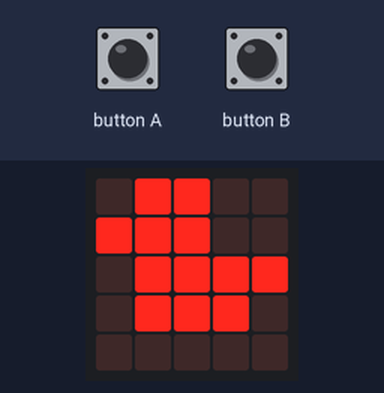
This program was run on a simulated BBC micro:bit running MicroPython. Shown: the board's 5×5 LED display. Inputs (shaded band) come from the test bench. Random numbers come from a fixed seed; the 48×5 strip is a reading aid, not a part: it shows the text the display is scrolling, unrolled, one strip-width of it at a time.

Above: at 1.2 s.
1.3 s: button A pressed for 0.15 s
At 1.9 s:
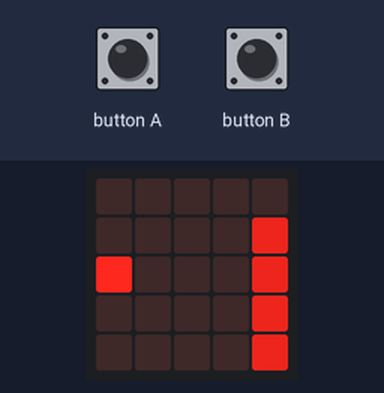
2.0 s: button B pressed for 0.15 s
At 2.6 s:
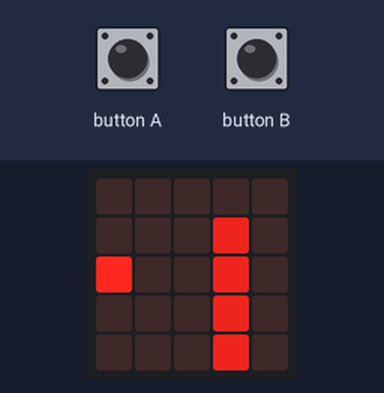
2.7 s: button A pressed for 1 s
At 3.44 s:
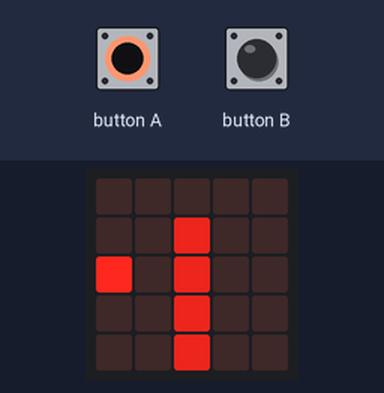
6.3 s: button B pressed for 1 s
At 10.0 s:
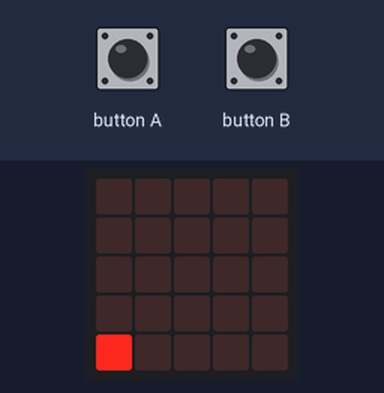
10.3 s: button A driven LOW and button B driven LOW
At 11.4 s:
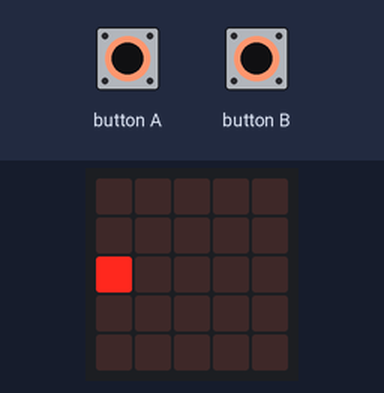
13.3 s: button A pressed 5 times (0.12 s each, 0.3 s apart)
At 14.0 s:
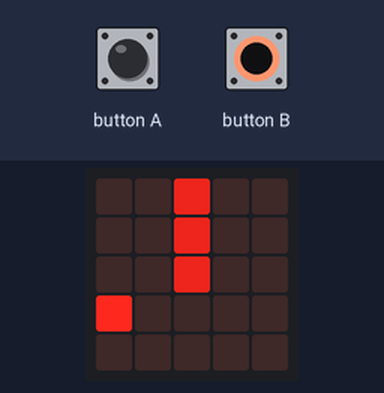
Timing chart, 0 to 16.3 s (numbered marks = the images above; inputs shaded):
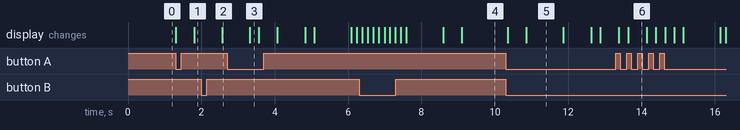

Measured:
- after the input at 1.3 s, the display: first changes at once (image 1 shows a later state)
- what the display in image 5 shows lasts 1.0 s, from 10.9 s to 11.9 s

The program:

flappy.py
```python
from microbit import *
import random

Y_ACCELERATION = -0.3
Y_GRAVITY = 0.1
LEVEL_INCREMENT = 50

def wait_for_button():
    while not (button_a.was_pressed() or button_b.was_pressed()):
        sleep(1)


class Game:

    def reset(self):
        self.y = 2  # x is always 0 (far left)
        self.yf = 2.0
        self.y_velocity = 0

        # Initial values, player at middle-bottom of screen.
        self.map = [
            # The visible map, we add features to the top, scroll it down
            # line by line each tick. Map is transposed when displayed.
            [0, 0, 0, 0, 0],
            [0, 0, 0, 0, 0],
            [0, 0, 0, 0, 0],
            [0, 0, 0, 0, 0],
            [0, 0, 0, 0, 0],
        ]

        self.score = 0

        self.tick = 0
        self.difficulty = 10  # Reverse. decrease to increase diff.
        self.speed = 3

    def handle_input(self):
        self.tick +=1
        if button_a.was_pressed() or button_b.was_pressed():
            self.y_velocity += Y_ACCELERATION

    def update_position(self):
        self.yf += self.y_velocity
        self.y_velocity += Y_GRAVITY

        if self.yf < 0:
            self.yf = 0
            self.y_velocity = 0

        elif self.yf > 4:
            self.yf = 4
            self.y_velocity = 0

        self.y = int(self.yf)

    def maybe_add_bar(self):
        if self.tick % self.speed:
            return

        self.map = self.map[1:]
        self.score += 1

        if len(self.map) > 5:
            return

        if random.randint(0, 1):
            self.map.append([0, 0, 0, 0, 0])

        else:
            # Add bar.
            bar_length = random.randint(0, 4)
            bar = [1] * bar_length
            zeros = [0] * (5 - bar_length)
            if random.randint(0, 1):
                line = bar + zeros

            else:
                line = zeros + bar

            self.map.append(line)
            self.map.append([0, 0, 0, 0, 0])
            self.map.append([0, 0, 0, 0, 0])

    def levelup(self):
        if self.tick % LEVEL_INCREMENT == 0:
            self.difficulty -= 1

            if self.difficulty == 0:
                self.difficulty = 1

    def draw(self):
        for x in range(5):
            for y in range(5):
                display.set_pixel(x, y, self.map[x][y] * 7)

        display.set_pixel(0, self.y, 9)


    def game_over(self):
        return self.map[0][self.y]

# Main loop

game = Game() # Create our game object.

while True:

    display.show(Image.DUCK)
    wait_for_button()

    game.reset() # Reset the game state.
    while not game.game_over():
        # We move on button press.

        game.handle_input()
        game.update_position()

        game.maybe_add_bar()
        game.draw()

        game.levelup()

        sleep(250)

    display.show(Image.ANGRY)
    sleep(1000)
    display.scroll(game.score)
```
